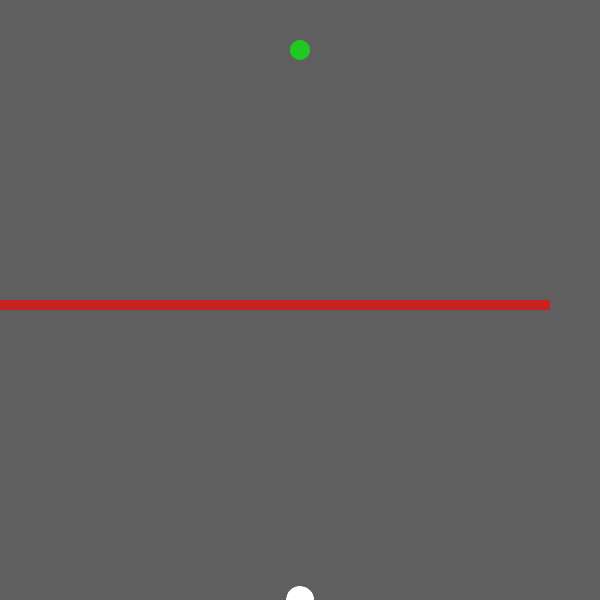
Frame 1 (no input)
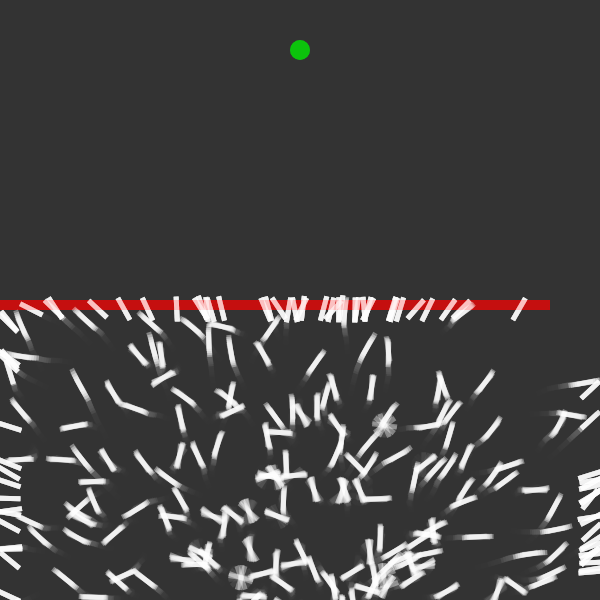
Frame 60 (no input)
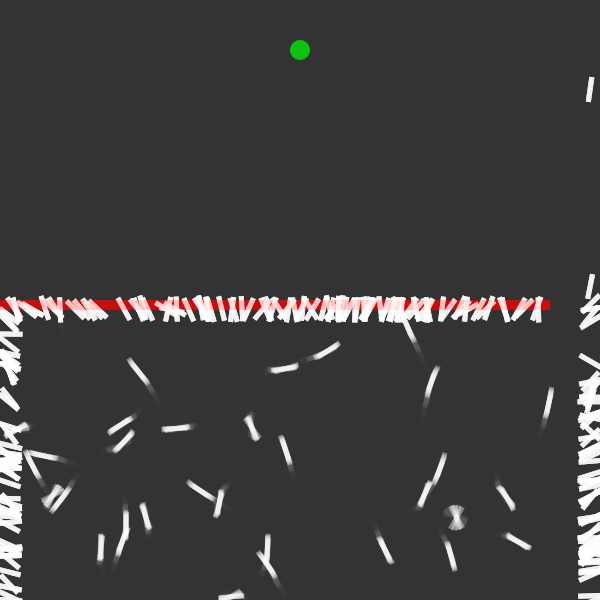
Frame 120 (the mouse pressed at the canvas centre since frame 60)

The p5.js sketch that drew these frames (run headless with seeded random() and noise() and a simulated clock; from frame 60 on, the mouse is pressed at the canvas centre):

// p5.js sketch
// ── sketch.js
const LIFESPAN = 1000;
const SIZE = 500;

let target;
let obstacle;
let FRAME = 1;
let population;

function setup() {
  createCanvas(600, 600);

  population = new Population(SIZE);
  population.generate();
  target = createVector(width / 2, 50);
  obstacle = [0, height - 300, 550, 10];
}

function draw() {
  background(51, 200);
  noStroke();

  for (let i = 0; i < 5; i++) {
    fill(0, 255, 0, 50);
    ellipse(target.x, target.y, 20, 20);
    fill(255, 0, 0, 50);
    rect(...obstacle);

    FRAME++;
    if (FRAME >= LIFESPAN) {
      FRAME = 1;
      population.evaluate();
      population.generate(population.selection());
    }

    population.launch();
  }
}

// ── dna.js
class DNA {
  constructor(genes = []) {
    this.genes = [];
    if (genes.length) {
      this.genes = genes;
    } else {
      for (let i = 0; i < LIFESPAN; i++) {
        this.genes[i] = p5.Vector.random2D();
        this.genes[i].setMag(0.1);
      }
    }
    this.mutationRate = 3;
  }

  crossover(partner) {
    let genes = [];
    let mid = floor(random(partner.genes.length));
    for (let i = 0; i < partner.genes.length; i++) {
      if (i > mid) {
        genes[i] = this.genes[i];
      } else {
        genes[i] = partner.genes[i];
      }

      if (random(1, 100) < this.mutationRate) {
        genes[i] = p5.Vector.random2D();
        genes[i].setMag(0.1);
      }
    }

    return new DNA(genes);
  }
}

// ── rockets.js
class Rocket {
  constructor(dna = undefined) {
    this.pos = createVector(width / 2, height);
    this.vel = createVector();
    this.acc = createVector();
    if (dna) {
      this.dna = dna;
    } else {
      this.dna = new DNA();
    }
    this.fitness;
    this.hitTarget;
    this.dead;
  }

  update() {
    if (this.pos.dist(target) < 10) {
      this.hitTarget = true;
    }

    if (
      (this.pos.x > obstacle[0] &&
        this.pos.x < obstacle[0] + obstacle[2] &&
        this.pos.y > obstacle[1] &&
        this.pos.y < obstacle[1] + obstacle[3]) ||
      this.pos.x < 10 ||
      this.pos.x > 590
    ) {
      this.dead = true;
    }

    this.applyForce(this.dna.genes[FRAME - 1]);

    if (!this.hitTarget && !this.dead) {
      this.vel.add(this.acc);
      this.pos.add(this.vel);
      this.acc.mult(0);
    }
  }

  applyForce(force) {
    this.acc.add(force);
  }

  calcFitness() {
    this.fitness = map(this.pos.dist(target), 0, height, height, 0);

    if (this.hitTarget) {
      this.fitness *= 10 * (FRAME / LIFESPAN);
      //   this.fitness *= 10;
    }

    if (!this.dead) {
      this.fitness *= 1.1;
    }

    return this.fitness;
  }

  draw() {
    push();
    translate(this.pos.x, this.pos.y);
    // heading gives the angle of the vector facing towards
    rotate(this.vel.heading());
    rectMode(CENTER);

    noStroke();
    fill(255, 100);
    rect(0, 0, 25, 5);
    // pop makes it so translating & rotating doesn't affect other elements
    pop();
  }
}

class Population {
  constructor(size) {
    this.size = size;
    this.rockets = [];
    this.matingPool = [];
  }

  generate(population = []) {
    if (population.length) {
      this.rockets = population;
    } else {
      for (let i = 0; i < this.size; i++) {
        this.rockets[i] = new Rocket();
      }
    }
  }

  evaluate() {
    let maxFitness = 0;
    for (let i = 0; i < this.size; i++) {
      if (this.rockets[i].calcFitness() > maxFitness) {
        maxFitness = this.rockets[i].fitness;
      }
    }

    for (let i = 0; i < this.size; i++) {
      this.rockets[i].fitness /= maxFitness;
    }
    console.log(maxFitness);

    this.matingPool = [];
    for (let i = 0; i < this.size; i++) {
      let n = this.rockets[i].fitness * 100;
      for (let j = 0; j < n; j++) {
        this.matingPool[j] = this.rockets[i];
      }
    }
  }

  selection() {
    let newPopulation = [];

    for (let i = 0; i < SIZE; i++) {
      let parentA = random(this.matingPool);
      let parentB = random(this.matingPool);
      let child = parentA.dna.crossover(parentB.dna);
      newPopulation[i] = new Rocket(child);
    }

    return newPopulation;
  }

  launch() {
    for (let i = 0; i < this.size; i++) {
      this.rockets[i].update();
      this.rockets[i].draw();
    }
  }
}

// ── style.css
html,
body {
  margin: 0;
  padding: 0;
  box-sizing: border-box;
}

body {
  display: flex;
  align-items: center;
  justify-content: center;
  flex-direction: column;
  min-height: 100vh;
}

canvas {
  display: block;
}
